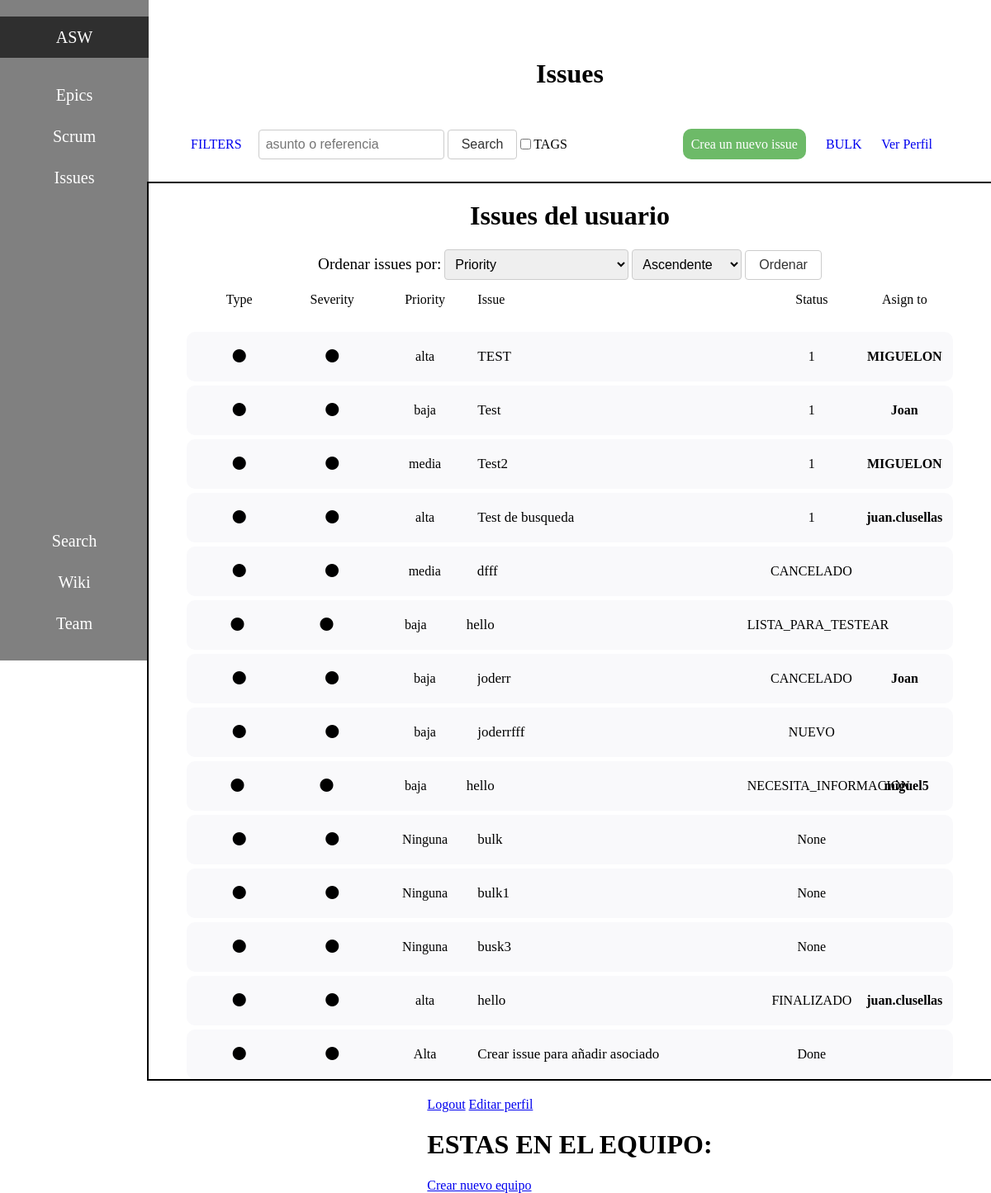
Page /search/ (signed in) on the earlier database version.
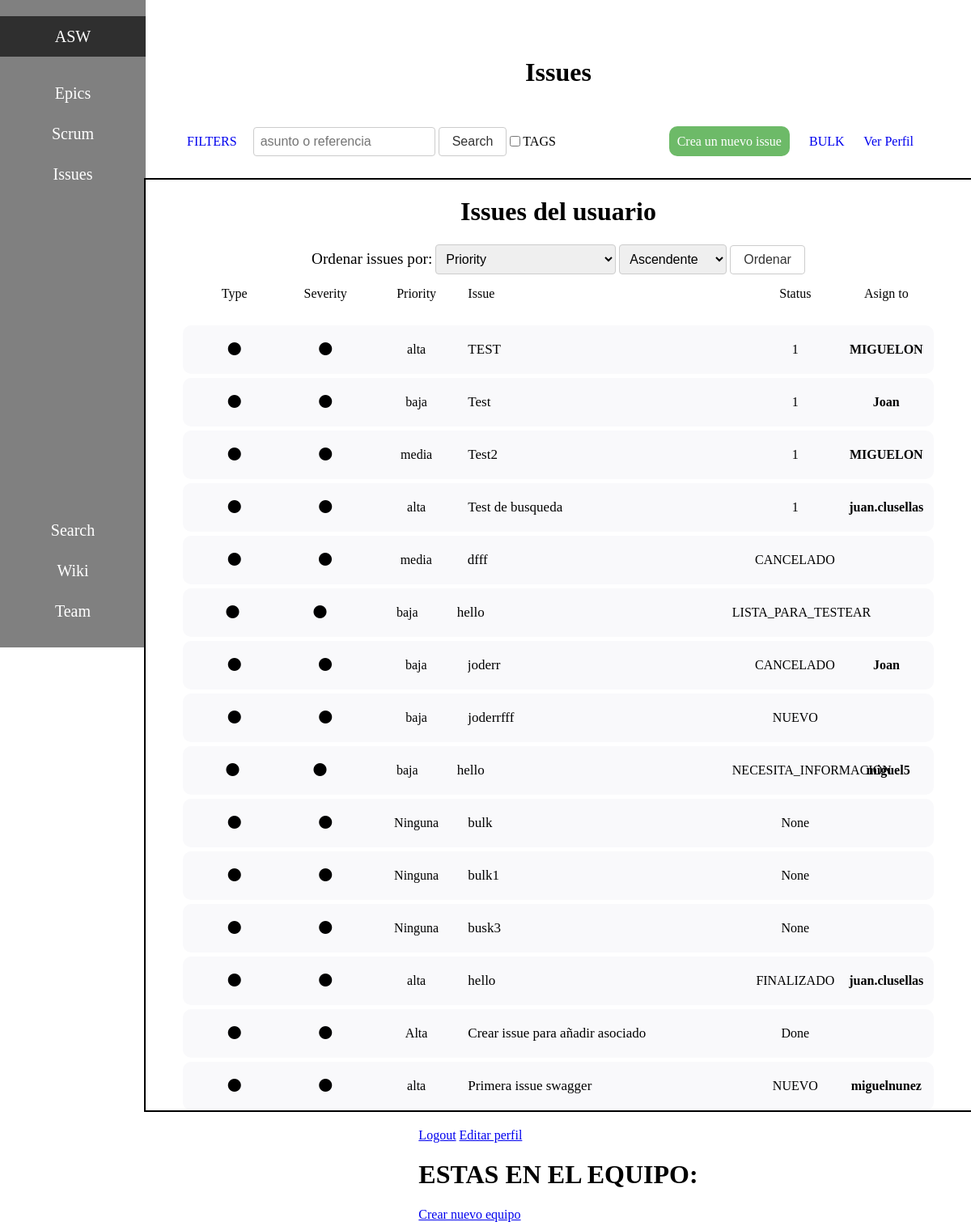
Same page on the later database version.
### polls/models.py (models this page shows, shortened)
class Issue(models.Model):
    id = models.AutoField(primary_key=True)
    asunto = models.CharField(max_length=50, default='')
    descripcion = models.CharField(max_length=200, default='')
    creador = models.ForeignKey(User, on_delete=models.CASCADE, related_name='issues_creadas')
    associat = models.ForeignKey(User, on_delete=models.CASCADE, related_name='issues_associado', null=True)
    vigilant = models.ManyToManyField(User, related_name='issues_vigiladas')
    deleted = models.BooleanField(default=False)
    asignada = models.ForeignKey(User, on_delete=models.CASCADE, related_name='issues_asignadas', null=True)
    blocked = models.BooleanField(default=False, null=True)
    reason_blocked = models.CharField(max_length=200, default='', null=True)
    deadline = models.DateTimeField(null=True)
    prioridad = models.CharField(max_length=100, default=None, null=True)
    status = models.CharField(max_length=100, default=None, null=True)

### polls/views/issue_viewset.py (the view)
# urls.py: path('search/', issue_viewset.search_issues, name='search_issues'),
def search_issues(request):
    query = request.GET.get('q')
    if query:
        results = Issue.objects.filter(Q(asunto__icontains=query) | Q(descripcion__icontains=query), deleted=False)
    else:
        results = Issue.objects.filter(deleted=False)
    equipos = Equipo.objects.all()
    equipo_usuario = Miembro_Equipo.objects.filter(miembro=request.user.id)
    equipo = Miembro_Equipo.objects.filter(miembro=request.user)
    miebros = Miembro_Equipo.objects.filter(equipo=equipo[0].equipo)
    usuarios = []
    for miembro in miebros:
        usuarios.append(miembro.miembro)
    return render(request, 'main.html', {'issues': results, 'equipos' : equipos, 'equipo' : equipo_usuario, 'usuarios' : usuarios})

### polls/templates/main.html (shortened to what this page needs)
<!DOCTYPE html>
<html lang="en">
<head>
</head>
{% load socialaccount %}
<body>
    {% if user.is_authenticated %}
        <p>BIENVENIDO, {{ user.username }} !</p>
    {% endif %}
    {% include 'barraLateral.html' %}
    <div id="contenedorPrincipal">
        <h1>Issues</h1>
        <div id="barraSuperior">
            <div id="superiorIzquierda">
                <a id="aplicarFiltros" style="font-size: medium" href="/filtrar-issues/">FILTERS</a>
                {% include "form_search_bar.html" %}
                <input type="checkbox">TAGS</input>
            </div>
            <div id="superiorDerecha">
                <a id="crearIssue" href="/pantallaCrearIssue">Crea un nuevo issue</a>
                <a href="/bulkInsertView">BULK</a>
                <a href="/verPerfil/{{ user.username }}/">Ver Perfil</a>
            </div>
        </div>
        <div id="tablaIssues">
            <h1>Issues del usuario</h1>
            {%include "form_order_issues.html"%}
            <div id="CabeceraTabla">
                <div class="col">Type</div>
                <div class="col">Severity</div>
                <div class="col">Priority</div>
                <div class="col" id="especial">Issue</div>
                <div class="col">Status</div>
                <div class="col">Asign to</div>
            </div>
            {% for issue in issues %}
                <div id="issue" {% if issue.blocked %} style="border-style: solid; border-color: red; border-width: 4px;"{% endif %}>
                    <div class="col"><i class="fa-solid fa-circle"></i></div>
                    <div class="col"><i class="fa-solid fa-circle"></i></div>
                    {% if issue.prioridad %}
                        <div class="col">{{ issue.prioridad }}</div>
                    {% else %}
                        <div class="col">Ninguna</div>
                    {% endif %}
                    <div class="col" id="especial"><a href="/mostrarIssue/{{ issue.id }}/">{{ issue.asunto }}</a></div>
                    <div class="col"><p> {{ issue.status }}</p></div>
                    <div class="col"><strong>{{ issue.asignada.username }}</strong></div>
                </div>
            {% endfor %}
        </div>
        <div id="mainExtras">
            <a href="/logout">Logout</a>
            <a href="/editarPerfil">Editar perfil</a>
            {% if equipo %}
                <h1>ESTAS EN EL EQUIPO:</h1>
            {% endif %}
            <a href="/pantallaCrearEquipo">Crear nuevo equipo</a>
        </div>
    </div>
</body>
</html>

### polls/templates/barraLateral.html (shortened to what this page needs)
<div id="barraLateral">
    <div id="lateralSuperio">
        <p class="entrada" style="background-color: rgb(47, 47, 47);">ASW</p>
        <a class="entrada" href="#">Epics</a>
        <a class="entrada" href="#">Scrum</a>
        <a class="entrada" href="#">Issues</a>
    </div>
    <div id="lateralInferior" style="margin-bottom: 20px;">
        <a class="entrada" href="#">Search</a>
        <a class="entrada" href="#">Wiki</a>
        <a class="entrada" href="#">Team</a>
    </div>
</div>

### polls/templates/form_search_bar.html (shortened to what this page needs)
<form action="{% url 'search_issues' %}" method="get">
    <input id="barraBuscar" type="text" name="q" placeholder="asunto o referencia" value="{{ query }}" />
    <button id="botoBuscar" type="submit">Search</button>
</form>

### polls/templates/form_order_issues.html (shortened to what this page needs)
<form method="get" action="{% url 'ordenar-issues' %}">
    <div id="orden">
        <label style="font-size: larger;"  for="select-orden">Ordenar issues por:</label>
        <select id="select-orden" name="orden">
            <option value="prioridad">Priority</option>
        </select>
        <select id="select-orden-dir" name="orden_dir">
            <option value="asc">Ascendente</option>
        </select>
        <button id="botonOrden" type="submit">Ordenar</button>
    </div>
</form>

### polls/templates/barraLateral.html (style rules this page uses)
#barraLateral { width: 15%; height: 100vh; background-color: grey; float: left; position: fixed; left: 0px; top: 0px; display: flex; flex-direction: column; justify-content: space-between; }
#lateralSuperio { display: flex; flex-direction: column; }
.entrada { height: 40px; padding: 5px; display: flex; justify-content: center; align-items: center; color: white; text-decoration: none; font-size: 20px; }

### polls/templates/form_search_bar.html (style rules this page uses)
#barraBuscar { border: 1px solid #ccc; border-radius: 4px; padding: 8px; font-size: 16px; }
#botoBuscar { border: 1px solid #ccc; border-radius: 4px; padding: 8px 16px; font-size: 16px; background-color: #ffffff; color: #333333; transition: background-color 0.5s ease; }

### polls/templates/form_order_issues.html (style rules this page uses)
#orden { margin-bottom: 10px; }
select { font-size: 16px; padding: 8px; border-radius: 4px; border: 1px solid #ccc; }
#botonOrden { border: 1px solid #ccc; border-radius: 4px; padding: 8px 16px; font-size: 16px; background-color: #ffffff; color: #333333; transition: background-color 0.5s ease; }

### polls/templates/main.html (style rules this page uses)
#contenedorPrincipal { width: 85%; display: flex; flex-direction: column; align-items: center; position: absolute; left: 15%; }
#CabeceraTabla { width: 90%; height: auto; display: flex; flex-direction: row; justify-content: space-between; margin-bottom: 20px; }
#barraSuperior { width: 90%; height: 50px; background-color: #ffffff; display: flex; justify-content: flex-end; align-items: center; padding: 20px; display: flex; flex-direction: row; justify-content: space-between; }
#barraSuperior a { text-decoration: none; margin-right: 20px; }
#superiorIzquierda { display: flex; flex-direction: row; justify-content: space-between; align-items: center; }
#tablaIssues { width: 100%; height: 100%; display: flex; flex-direction: column; align-items: center; border: 2px solid black; margin-bottom: 20px; }
#issue { width: 90%; height: 50px; background-color: rgba(249, 249, 251, 1); padding: 5px; margin-top: 5px; display: flex; flex-direction: row; justify-content: space-between; align-items: center; border-radius: 10px; }
.col { width: 14.3%; padding: 5px; margin-left: 5px; text-align: center; }
#especial { width: 50%; text-align: left; }
#especial a { text-decoration: none; font-size: 17px; color:black; display: table-caption; overflow: auto; width: 300px; }
#crearIssue { background-color: #39a232bb; color: white; padding: 10px; border-radius: 10px; text-decoration: none; }

Differences in the rows shown:
added Issue: prioridad "alta", asunto "Primera issue swagger", status "NUEVO", asignada.username "miguelnunez"
